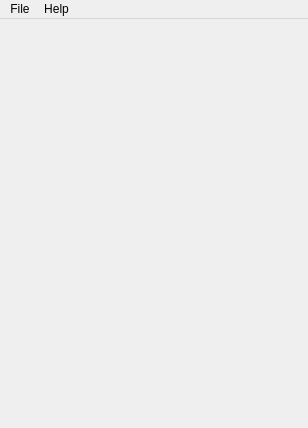
<?xml version="1.0" encoding="UTF-8"?>
<ui version="4.0">
 <class>MainWindow</class>
 <widget class="QMainWindow" name="MainWindow">
  <property name="geometry">
   <rect>
    <x>0</x>
    <y>0</y>
    <width>308</width>
    <height>428</height>
   </rect>
  </property>
  <widget class="QMenuBar" name="menubar">
   <widget class="QMenu" name="menuFile">
    <property name="title">
     <string>File</string>
    </property>
    <addaction name="actionLogout"/>
    <addaction name="separator"/>
    <addaction name="actionQuit"/>
   </widget>
   <widget class="QMenu" name="menuHelp">
    <property name="title">
     <string>Help</string>
    </property>
    <addaction name="actionAbout"/>
   </widget>
   <addaction name="menuFile"/>
   <addaction name="menuHelp"/>
  </widget>
  <action name="actionLogout">
   <property name="icon">
    <iconset theme="document-close"/>
   </property>
   <property name="text">
    <string>Log out</string>
   </property>
   <property name="shortcut">
    <string>Ctrl+W</string>
   </property>
  </action>
  <action name="actionQuit">
   <property name="icon">
    <iconset theme="application-exit"/>
   </property>
   <property name="text">
    <string>Quit</string>
   </property>
   <property name="shortcut">
    <string>Ctrl+Q</string>
   </property>
  </action>
  <action name="actionAbout">
   <property name="icon">
    <iconset theme="help-about"/>
   </property>
   <property name="text">
    <string>About</string>
   </property>
  </action>
 </widget>
 <resources/>
 <connections>
  <connection>
   <sender>actionQuit</sender>
   <signal>triggered()</signal>
   <receiver>MainWindow</receiver>
   <slot>close()</slot>
  </connection>
 </connections>
</ui>
